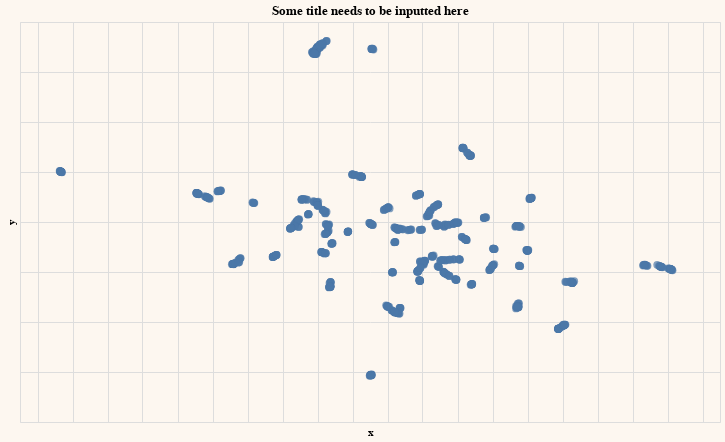

Here is the notebook cell this chart was saved with:
### Markdown cell above
## Basic plot

### Code cell
api_key = 'dwhPny8kTpkhDNpu05484MtqjFU2QKXeYx9kH6DA'
co = cohere.Client(api_key)
title = 'Some title needs to be inputted here'

def get_dataset(df, text, title):
  max_length = 1000
  df.rename(columns={text: 'text', title: 'title'}, inplace=True)
  df = df[['title', 'text']]
  max_length = min(max_length, df.shape[0])
  df = df.head(max_length)
  return df

s = load_dataset('snli')
s.set_format('pandas')
df = s['train'][:]


def get_embeddings(df):
  embeds = co.embed(texts=list(df['text']),
                  model='large',
                  truncate='LEFT').embeddings
  reducer = umap.UMAP(n_neighbors=100) 
  umap_embeds = reducer.fit_transform(embeds)
  return (embeds, umap_embeds)

#Function calls
df = get_dataset(df, text='premise', title='hypothesis')
embeds, umap_embeds = get_embeddings(df)


df['x'] = umap_embeds[:,0]
df['y'] = umap_embeds[:,1]

# Plot
chart = alt.Chart(df).mark_circle(size=60).encode(
    x=#'x',
    alt.X('x',
        scale=alt.Scale(zero=False),
        axis=alt.Axis(labels=False, ticks=False, domain=False)
    ),
    y=
    alt.Y('y',
        scale=alt.Scale(zero=False),
        axis=alt.Axis(labels=False, ticks=False, domain=False)
    ),
    tooltip=['title']
).configure(background="#FDF7F0"
).properties(
    width=700,
    height=400,
    title=title
)

chart.interactive()

### Figure 1 — Vega-Lite specification as saved in the notebook (floating-point values rounded to 4 significant figures; data arrays with more than 128 entries replaced by an {"elided": "..."} marker saying what was removed)
{"config": {"view": {"continuousWidth": 400, "continuousHeight": 300}, "background": "#FDF7F0"}, "data": {"name": "data-88e436573771139e7e1efec57e3d9e82"}, "mark": {"type": "circle", "size": 60}, "encoding": {"tooltip": [{"field": "title", "type": "nominal"}], "x": {"axis": {"domain": false, "labels": false, "ticks": false}, "field": "x", "scale": {"zero": false}, "type": "quantitative"}, "y": {"axis": {"domain": false, "labels": false, "ticks": false}, "field": "y", "scale": {"zero": false}, "type": "quantitative"}}, "height": 400, "selection": {"selector001": {"type": "interval", "bind": "scales", "encodings": ["x", "y"]}}, "title": "Some title needs to be inputted here", "width": 700, "$schema": "https://vega.github.io/schema/vega-lite/v4.17.0.json", "datasets": {"data-88e436573771139e7e1efec57e3d9e82": {"elided": "1000 records"}}}
